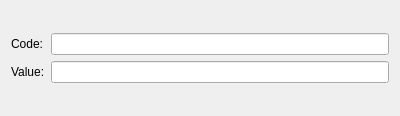
<?xml version="1.0" encoding="UTF-8"?>
<ui version="4.0">
 <class>ValueListDetailDlg</class>
 <widget class="QWidget" name="ValueListDetailDlg">
  <property name="geometry">
   <rect>
    <x>0</x>
    <y>0</y>
    <width>400</width>
    <height>116</height>
   </rect>
  </property>
  <property name="windowTitle">
   <string>Form</string>
  </property>
  <layout class="QVBoxLayout" name="verticalLayout">
   <item>
    <layout class="QGridLayout" name="gridLayout">
     <item row="1" column="0">
      <widget class="QLabel" name="label_2">
       <property name="text">
        <string>Value:</string>
       </property>
      </widget>
     </item>
     <item row="0" column="0">
      <widget class="QLabel" name="label">
       <property name="text">
        <string>Code:</string>
       </property>
      </widget>
     </item>
     <item row="0" column="1">
      <widget class="QLineEdit" name="edtCode"/>
     </item>
     <item row="1" column="1">
      <widget class="QLineEdit" name="edtValue"/>
     </item>
    </layout>
   </item>
  </layout>
 </widget>
 <resources/>
 <connections/>
</ui>
